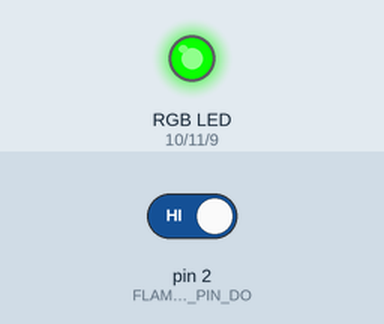
This sketch was run on a simulated Arduino Uno, built with avr-gcc and run on an emulated ATmega328P. On the bench: an RGB LED mixed from three pins (HIGH = lit). The test bench sets the inputs (shaded band); at power-on: pin 2 (FLAME_SENSOR_PIN_DO) HIGH.

Above: at 1.8 s.
1.9 s: pin 2 (FLAME_SENSOR_PIN_DO) driven LOW
At 2.5 s:
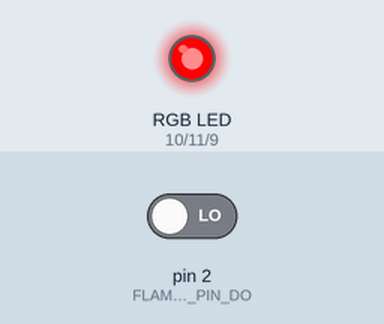
3.5 s: pin 2 (FLAME_SENSOR_PIN_DO) driven HIGH
At 4.9 s:
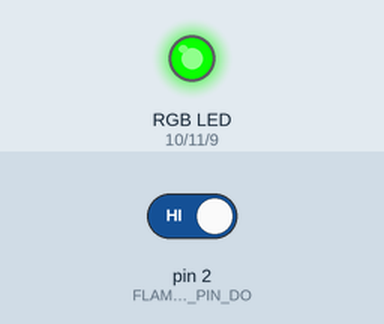
Timing chart, 0 to 6.5 s (numbered marks = the images above; inputs shaded):
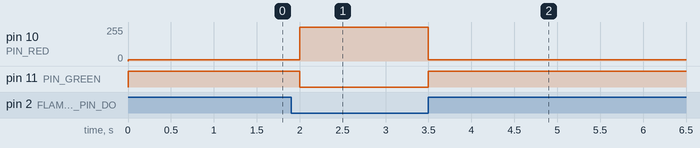

Measured:
- after the input at 1.9 s, pin 10 (PIN_RED): 10/255 → 255/255 after 0.10 s; pin 11 (PIN_GREEN): HIGH → LOW after 0.10 s
- after the input at 3.5 s, pin 10 (PIN_RED): 255/255 → 10/255 at once; pin 11 (PIN_GREEN): LOW → HIGH at once

The sketch:

flame_sensor_RGB_LED.ino
```cpp
const int PIN_BLUE = 9;
const int PIN_RED = 10;
const int PIN_GREEN = 11;
const int FLAME_SENSOR_PIN_DO = 2;

void setup() {
  pinMode(PIN_BLUE, OUTPUT);
  pinMode(PIN_RED, OUTPUT);
  pinMode(PIN_GREEN, OUTPUT);
  pinMode(FLAME_SENSOR_PIN_DO, INPUT);
}

void loop() {
  int flameDigitalValue = digitalRead(FLAME_SENSOR_PIN_DO); // Четене на дигиталната стойност

  if (flameDigitalValue != HIGH) { // Пламък открит
    analogWrite(PIN_RED, 255);
    analogWrite(PIN_GREEN, 0);
    analogWrite(PIN_BLUE, 0);
  } else { // Няма пламък
    analogWrite(PIN_RED, 10);
    analogWrite(PIN_GREEN, 255);
    analogWrite(PIN_BLUE, 0);
  }

  delay(500); // Изчакване половин секунда
}
```
